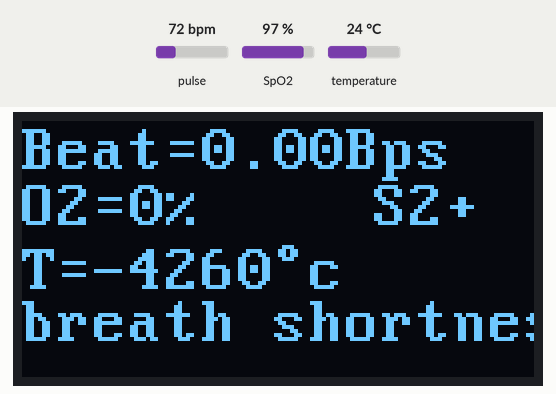
The sketch below on a simulated Arduino Uno, built with avr-gcc and run on an emulated ATmega328P. Shown: 128×64 one-colour display. Inputs (shaded band) come from the test bench; at power-on: temperature 24 °C, pulse 72 bpm, SpO2 97 %. What the sketch prints to the serial monitor is not drawn.

Above: at 1.2 s.
1.3 s: temperature set to 41 °C
At 2.4 s:
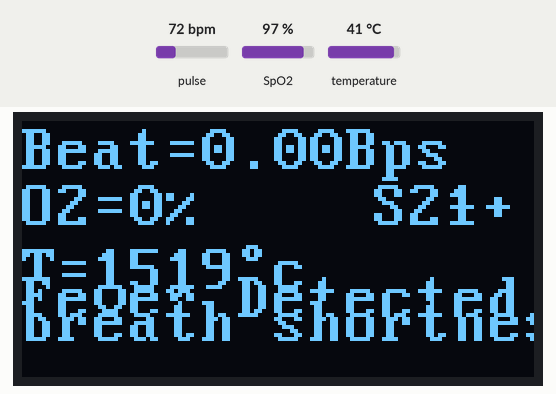
4.3 s: temperature set to 12 °C
At 6.1 s:
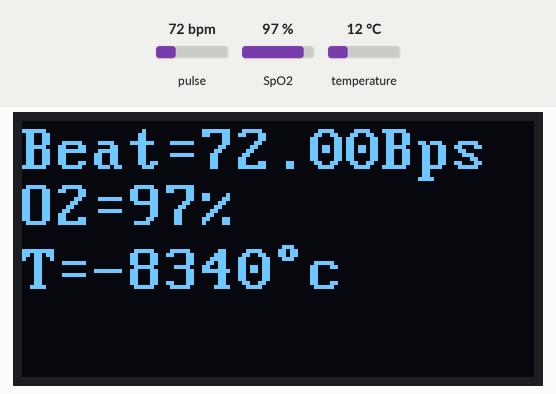
6.9 s: pulse set to 158 bpm
At 7.45 s:
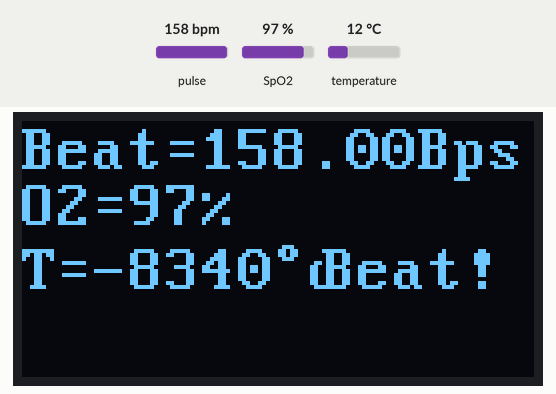
8.8 s: pulse set to 42 bpm
At 10.1 s:
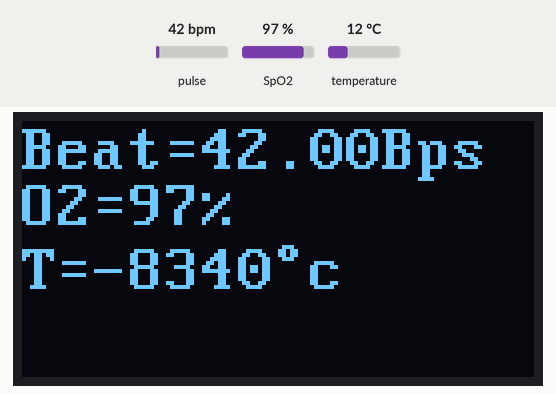
10.4 s: SpO2 set to 80 %
At 10.9 s:
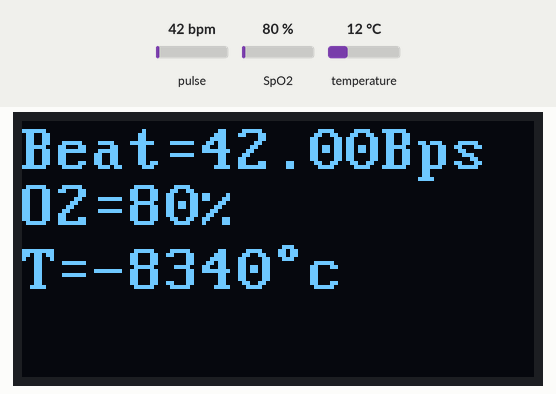
13.4 s: pulse set to 70 bpm
At 14.6 s:
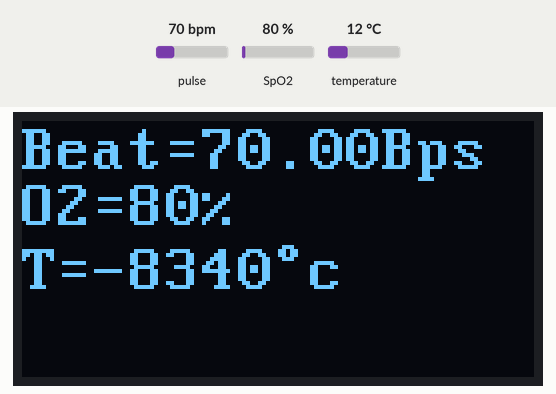
Timing chart, 0 to 16.4 s (numbered marks = the images above; inputs shaded):
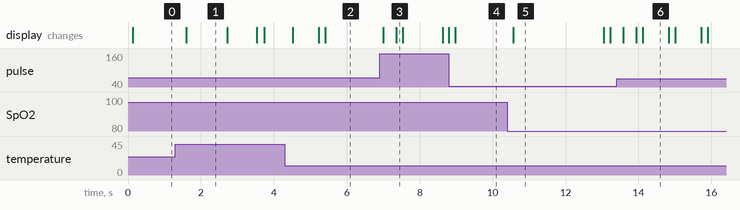

Measured:
- after the input at 1.3 s, the display: changes after 0.29 s (image 1)
- after the input at 4.3 s, the display: changes after 0.22 s (image 2)
- after the input at 6.9 s, the display: first changes after 0.10 s (image 3 shows a later state)
- after the input at 8.8 s, the display: first differs from a run without the input after 0.18 s (image 4)
- after the input at 10.4 s, the display: changes after 0.16 s (image 5)
- after the input at 13.4 s, the display: changes after 0.18 s (image 6)
- what the display in image 1 shows lasts 1.1 s, from 1.6 s to 2.7 s

The sketch:

covid.ino
```cpp
#include <Wire.h>
#include <MPU6050.h>
MPU6050 mpu;
#include <U8g2lib.h>
U8G2_SSD1306_128X64_NONAME_F_HW_I2C u8g2(U8G2_R0, /* reset=*/ U8X8_PIN_NONE);
#include <MAX30100_PulseOximeter.h>
PulseOximeter pox;
void onBeatDetected()
{
    Serial.println("Beat!");
    u8g2.setCursor(75, 42);
    u8g2.print("Beat!");

}

void setup()
{
  Serial.begin(115200);
//  Serial.println("Initialize MPU6050");
//  while(!mpu.begin(MPU6050_SCALE_2000DPS, MPU6050_RANGE_2G))
//
//  {
//    Serial.println("Could not find a valid MPU6050 sensor, check wiring!");
//    delay(100);
//  }
  ///////////////////
  u8g2.begin();
  //////////////////
//  Serial.println("Initialize MPU6050");
//
//  }
 if (!pox.begin()) {
        Serial.println("FAILED");
        for(;;);
    } else {
        Serial.println("SUCCESS");
    }


    // pox.setIRLedCurrent(MAX30100_LED_CURR_7_6MA);


    pox.setOnBeatDetectedCallback(onBeatDetected);
}

void loop()
{
  float temp = mpu.getTemperature();
  int symp=0;
  Serial.print(" Temp = ");
  Serial.print(temp);
  Serial.println(" *C");
  pox.update();
  u8g2.clearBuffer();
  u8g2.firstPage();
  do {
    u8g2.setFont(u8g2_font_pxplusibmvga9_tf);
    u8g2.setCursor(0, 12);
    u8g2.print("Beat=");
    u8g2.print(pox.getHeartRate());
    u8g2.print("Bps");

    u8g2.setCursor(0, 26);
    u8g2.print("O2=");
    u8g2.print(pox.getSpO2());
    u8g2.print("%");


    u8g2.setCursor(0, 42);
    u8g2.print("T=");
    u8g2.print(mpu.getTemperature());
    u8g2.print(char(176));
    u8g2.print("c");

      if (temp>38){
    u8g2.setCursor(0, 49);
    u8g2.print("Fever Detected");
    Serial.println("fever");
    Serial.println ("Might be suspect");
    u8g2.setCursor(97, 26);
    u8g2.print("S1+");

    }
    if (pox.getSpO2()<75){
    u8g2.setCursor(0, 55);
    u8g2.print("breath shortness");

    u8g2.setCursor(88, 26);
    u8g2.print("S2+");

    }


    pox.update();
         }
    while ( u8g2.nextPage() );
    pox.update();

    delay(100);
    }
```
